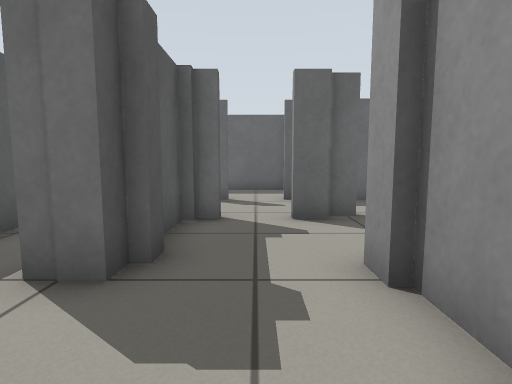
View 1 (above)

19 first-person views from a walk through a world built for the Gazebo simulator. The camera is 0.61 m above the floor, tilts 6° down and sees 80° across. The floor is counted in squares, 0.5 m on a side. Each view is taken from the middle of a square. On the plan, view 1 faces up. The plan holds only what a view shows up to about 13 squares ahead; the rest is blank.

View 2
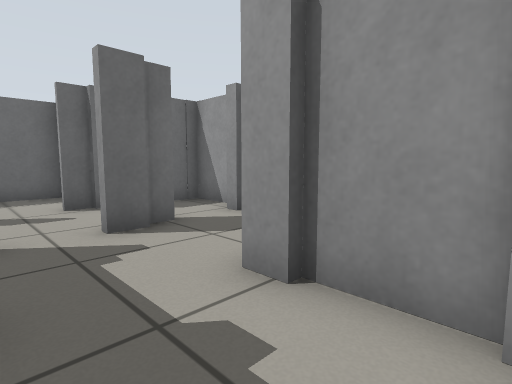

View 3
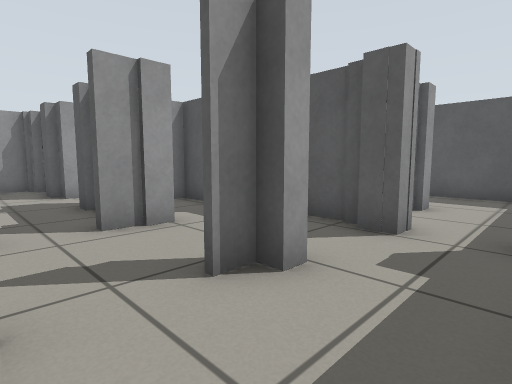

View 4
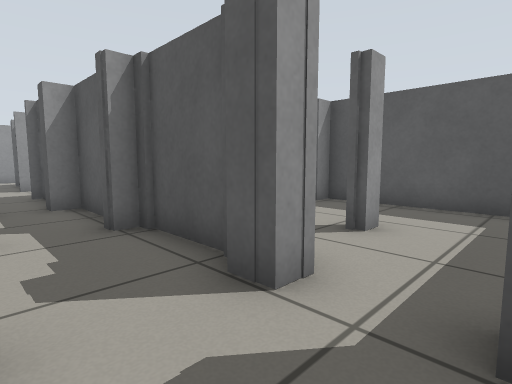

View 5
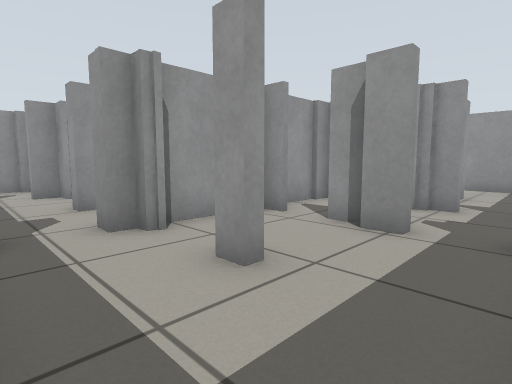

View 6
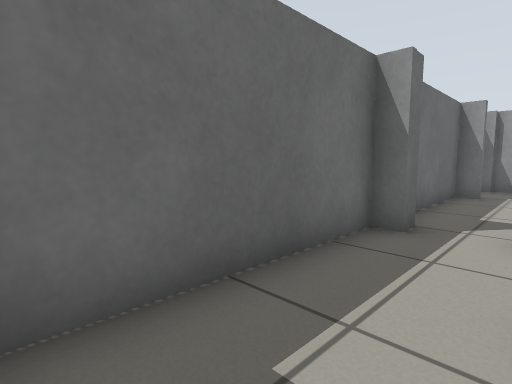

View 7
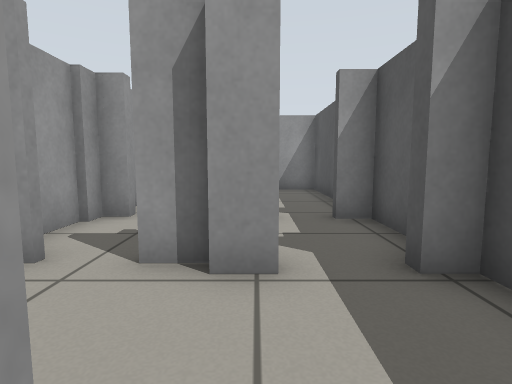

View 8
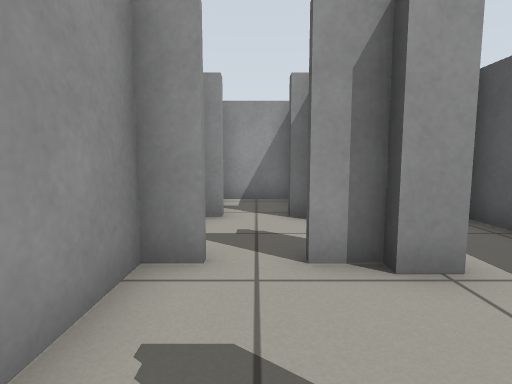

View 9
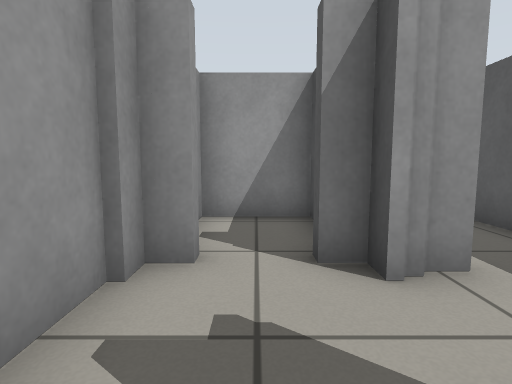

View 10
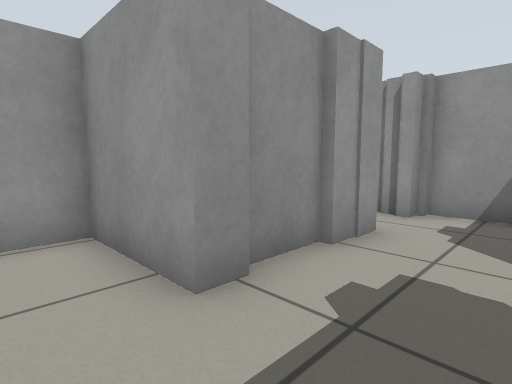

View 11
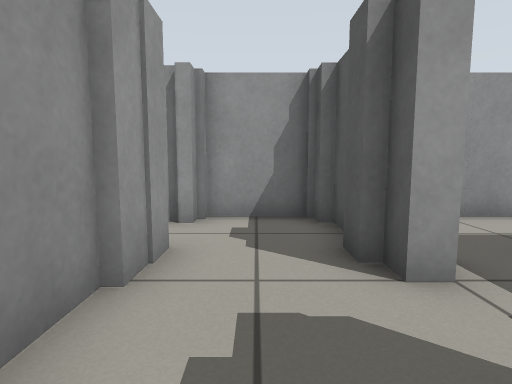

View 12
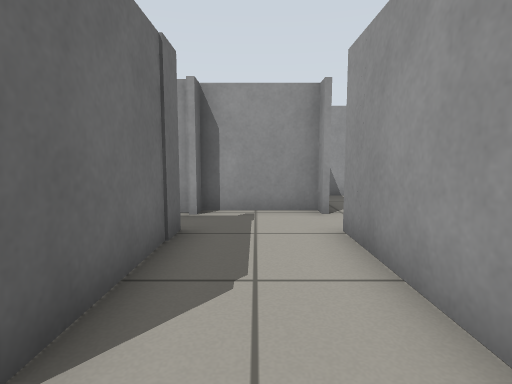

View 13
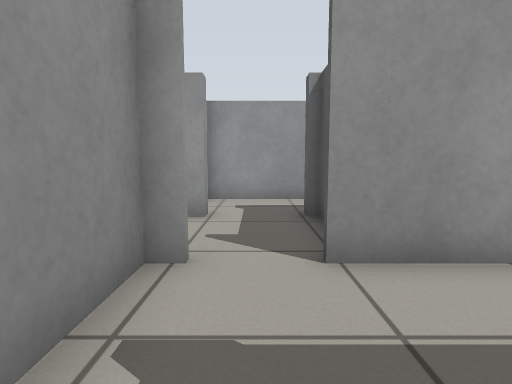

View 14
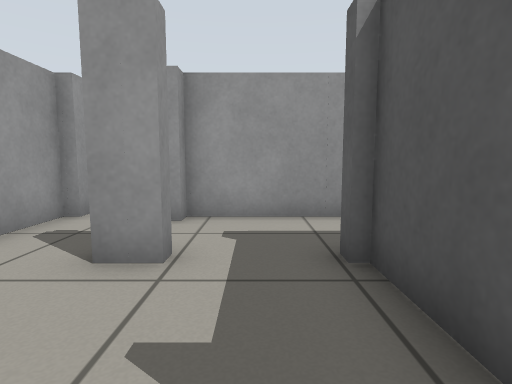

View 15
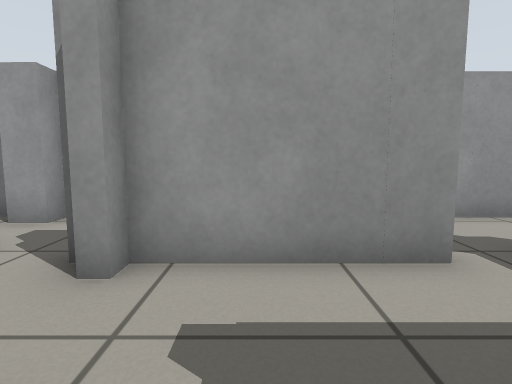

View 16
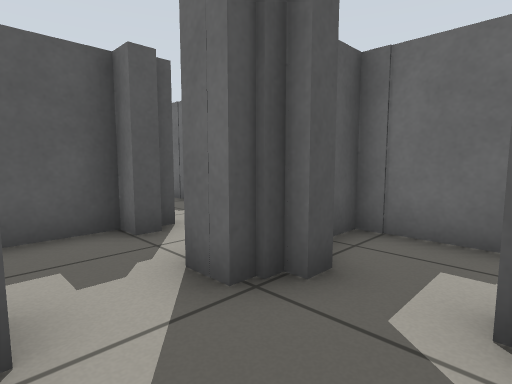

View 17
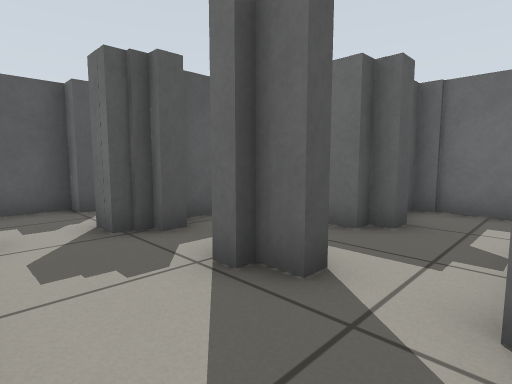

View 18
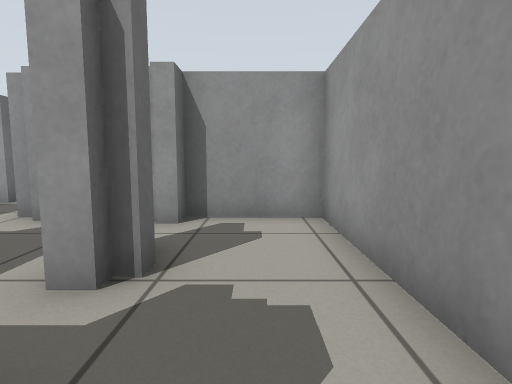

View 19
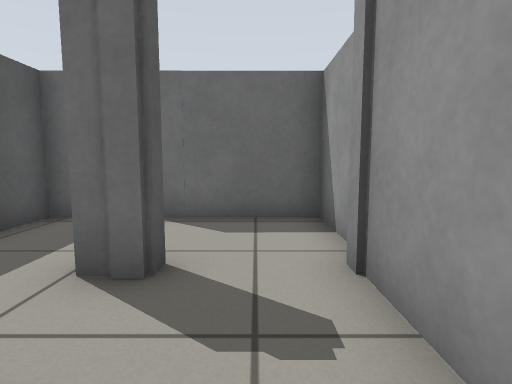

### Floor plan
Points are (right, up) in squares from view 1. A wall is a line through its corners. A room is listed if a view was taken in it or the views show most of it. See-through windows are left out.
Room 1 (views 1, 2, 3, 4, 5, 6, 7, 8, 9, 10, 11, 12, 13)
walls: (-4.4, 5.5) (-4.4, 3.5); (-4.5, 7.5) (-4.5, 8.6); (-4.5, 4) (-4.5, 5.4); (-4.4, 8.6) (-4.4, 7.5); (-1.4, 5.5) (-1.4, 4.9); (-4, 1) (-4, 0.5); (-7.2, 0.5) (-4.8, 0.5) (-4.8, 2.1); (-10.4, 5.2) (-10.4, 4.5); (-4.8, 12.4) (-9.9, 12.4); (1.5, 1.1) (1.5, 3.5) (4.2, 3.5) (4.2, 4.6); (-1.4, -1.1) (-1.4, -1.9); (-10.4, 1.9) (-10.4, -2.5) (-7.4, -2.5); (3.4, 9.1) (1.5, 9.1); (-10.4, 11.4) (-10.4, 8.4); (1.6, 12.4) (-2.2, 12.4); (4.5, 7.6) (4.5, 8.5); (-1.1, -2.5) (1.1, -2.5); (4.5, 10.1) (4.5, 11.9)
ways out: opening at (-6.5, -1.5) to room 2; opening at (-3, 0) to room 2; opening at (2, -1)
objects: grey box (-10, 4); grey box (-10, 7); grey post (-9, 4); grey post (-8, 1); grey box (-8, 4); grey box (-8, 7); grey box (-7, 3); grey box (-7, 4); grey box (-7, 6); grey box (-7, 9); grey box (-7, 10); grey box (-5, 3); grey box (-5, 4); grey box (-5, 6); grey box (-5, 9); grey box (-5, 10); grey box (-5, 12); grey box (-4, 3); grey box (-4, 6); grey box (-4, 7); grey box (-4, 9); grey post (-4, 10); grey box (-4, 12); grey box (-3, 10); grey box (-2, 0); grey post (-2, 1); grey box (-2, 3); grey box (-2, 7); grey post (-2, 10); grey post (-1, -2); grey box (-1, -1); grey box (-1, 0); grey post (-1, 3); grey box (-1, 4); grey box (-1, 6); grey box (-1, 9); grey box (0, -2); grey post (1, -2); grey box (1, 0); grey box (1, 1); grey box (1, 3); grey box (1, 6); grey box (1, 9); grey box (2, 7); grey box (2, 10); grey box (2, 12); grey box (4, 7); grey post (4, 9); grey box (4, 10); grey box (4, 12); other object (5, 9)
Room 2 (views 14, 15, 16, 17, 18, 19)
walls: (1.5, -6.5) (1.5, -7.6); (1.2, -8.5) (1.2, -6.5); (-1.4, -8.9) (-1.4, -10.6); (1.5, -4.6) (1.5, -2.6) (-1.7, -2.6) (-1.7, -0.4); (4.5, -6) (2.5, -6); (-4.5, -8.5) (-1.5, -8.5); (2.6, -11.4) (7.4, -11.4) (7.4, -8.5); (-4.4, -3.5) (-4.4, -5.5); (-7.4, -2.5) (-5.4, -2.5); (-4.5, 0.4) (-7.5, 0.4)
ways out: opening at (-6.5, -1.5) to room 1; opening at (-3, 0) to room 1; opening at (-4, -7.5); opening at (5.5, -7.5)
objects: grey box (-5, -3); grey post (-4, -6); grey box (-4, -3); grey box (-4, 0); grey post (-2, -6); grey box (-2, -3); grey post (-1, -9); grey post (-1, -8); grey post (-1, -6); grey post (1, -11); grey post (1, -9); grey post (1, -6); grey box (2, -11); grey box (2, -9); grey post (2, -8); grey post (2, -6); grey post (3, -9); grey post (4, -9); grey post (4, -8); grey post (5, -8)

Positions as (right, up) in squares from view 1, and headings:
1: (0, 0), facing up
2: (-1, 1), facing up-right
3: (1, 12), facing down-left
4: (-2, 12), facing down-left
5: (-10, 12), facing down-right
6: (-10, 10), facing up-right
7: (-8, 10), facing down
8: (-6, 10), facing down
9: (-6, 7), facing down
10: (-1, 5), facing down-right
11: (0, 4), facing down
12: (-9, -1), facing right
13: (-3, 1), facing down
14: (-3, -2), facing down
15: (-3, -5), facing down
16: (4, -11), facing up-left
17: (7, -11), facing up-left
18: (1, -10), facing right
19: (0, -9), facing up
